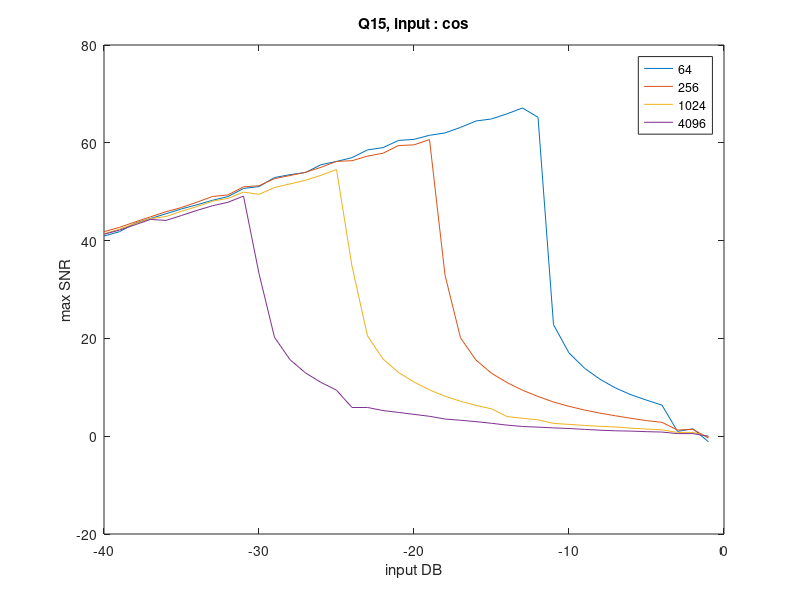

Here is the MATLAB script that generated this plot:

abs = [-40.000000, -39.000000, -38.000000, -37.000000, -36.000000, -35.000000, -34.000000, -33.000000, -32.000000, -31.000000, -30.000000, -29.000000, -28.000000, -27.000000, -26.000000, -25.000000, -24.000000, -23.000000, -22.000000, -21.000000, -20.000000, -19.000000, -18.000000, -17.000000, -16.000000, -15.000000, -14.000000, -13.000000, -12.000000, -11.000000, -10.000000, -9.000000, -8.000000, -7.000000, -6.000000, -5.000000, -4.000000, -3.000000, -2.000000, -1.000000];

ord64 = [40.936983, 41.827354, 43.562880, 44.516205, 45.485006, 46.486244, 47.333499, 48.241715, 49.005137, 50.662912, 51.052258, 52.893851, 53.484530, 53.919908, 55.525542, 56.183520, 56.965175, 58.548748, 59.010227, 60.485414, 60.699178, 61.538699, 62.018194, 63.151888, 64.462014, 64.876095, 65.921223, 67.122569, 65.222310, 22.808460, 17.031228, 13.906504, 11.645495, 9.864475, 8.477055, 7.378206, 6.349667, 0.987555, 1.513884, -1.144032];

ord256 = [41.824558, 42.716941, 43.806366, 44.858353, 45.907390, 46.767743, 47.865806, 49.026997, 49.338207, 51.003526, 51.214178, 52.668811, 53.304127, 53.981104, 54.986718, 56.195591, 56.340673, 57.272460, 57.870424, 59.438875, 59.580323, 60.658477, 32.960662, 20.116134, 15.567279, 12.875128, 10.968549, 9.403444, 8.131007, 6.988816, 6.112772, 5.353438, 4.715200, 4.172153, 3.660992, 3.189816, 2.832086, 1.262573, 1.400220, -0.387121];

ord1024 = [41.398872, 42.349101, 43.488668, 44.486294, 44.924837, 46.006690, 46.952139, 48.076893, 48.639080, 49.915240, 49.459406, 50.858611, 51.588121, 52.349719, 53.354264, 54.532684, 34.762597, 20.505237, 15.797032, 13.043825, 11.074526, 9.466822, 8.180717, 7.145678, 6.301826, 5.604967, 4.013596, 3.672683, 3.357368, 2.623962, 2.416316, 2.201486, 2.022077, 1.895560, 1.647534, 1.457129, 1.310698, 0.761882, 0.778446, -0.072155];

ord4096 = [41.302713, 42.143333, 43.230923, 44.329677, 44.132658, 45.135881, 46.185870, 47.120377, 47.845071, 49.102161, 33.259069, 20.231110, 15.647351, 12.941067, 10.999852, 9.411799, 5.870469, 5.875419, 5.248167, 4.864979, 4.464973, 4.069037, 3.510191, 3.264027, 2.972633, 2.639907, 2.267730, 1.988561, 1.855138, 1.705281, 1.570159, 1.396959, 1.228999, 1.107084, 1.044598, 0.928109, 0.848199, 0.530682, 0.530112, -0.020721];

figure
plot(abs,ord64);
xlabel('input DB')
ylabel('max SNR')
hold on
plot(abs,ord256);
hold on
plot(abs,ord1024);
hold on
plot(abs,ord4096);
title("Q15, input : cos");
legend('64','256','1024', '4096');
